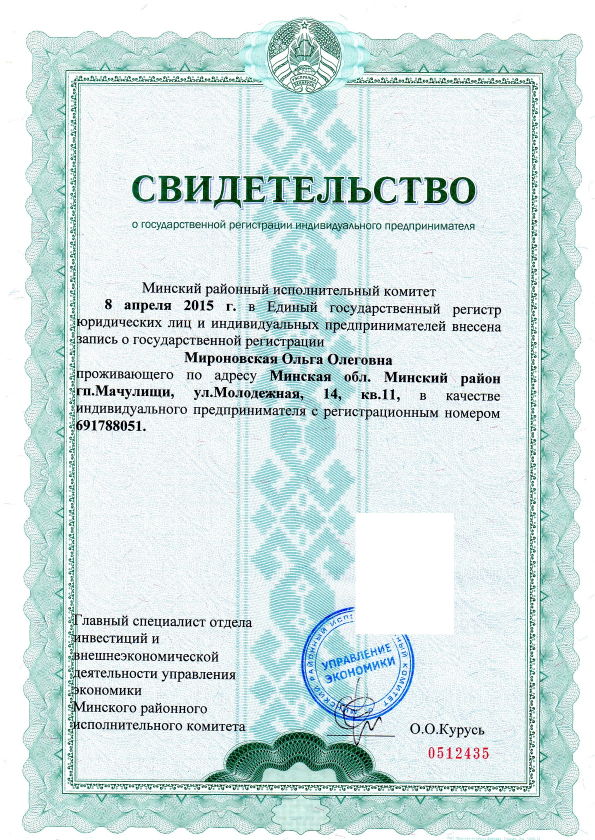
#> input picture py/pic/img007.jpg, 1190 x 1680 px (shown at 1/2 size)
$ python main.py
#> lines starting #> are read from the running program, lines starting #| are printed output that depends on the picture; after the words box and inside, x2 and y2 are one past the last pixel; in counts of white or black regions, pixels touching at a corner belong together
### py/ocr.py
# ocr.py
import cv2
import pytesseract
import os
import re
from db import ScanDatabase


class OCRProcessor:
    def __init__(self, db_path='./db/scans.db'):
        self.db = ScanDatabase(db_path)

    def crop_region(self, image, x, y, w, h):
        """Crop a specific region from the image"""
        return image[y:y + h, x:x + w]

    def preprocess_image(self, image):
        """Preprocess image to improve OCR accuracy"""
        # Convert to grayscale
        gray = cv2.cvtColor(image, cv2.COLOR_BGR2GRAY)

        # Apply threshold to get binary image
        _, thresh = cv2.threshold(gray, 150, 255, cv2.THRESH_BINARY)

        return thresh

    def extract_text_from_region(self, image, region_coords):
        """Extract text from a specific region with preprocessing"""
        x, y, w, h = region_coords
        cropped_region = self.crop_region(image, x, y, w, h)

        # Preprocess the cropped region
        processed_region = self.preprocess_image(cropped_region)

        # Perform OCR with custom configuration
        custom_config = r'--oem 3 --psm 6 -l rus'
        ocr_text = pytesseract.image_to_string(processed_region, config=custom_config)

        return ocr_text.strip()

    # [9 lines left out: function clean_extracted_text, not called in this run]

    def process_document_fields(self, image_path, field_regions):
        """
        Process specific fields from a document image

        Args:
            image_path: Path to the image file
            field_regions: Dictionary defining regions for each field
                         {'fname': (x,y,w,h), 'date': (x,y,w,h), 'departam': (x,y,w,h)}

        Returns:
            Dictionary with cleaned extracted text for each field
        """
        try:
            # Load the image
            image = cv2.imread(image_path)
            if image is None:
                print(f"Error: Could not load image from {image_path}")
                return None

            results = {}

            # Process each field region
            for field_name, region_coords in field_regions.items():
                extracted_text = self.extract_text_from_region(image, region_coords)
                cleaned_text = self.clean_extracted_text(extracted_text)
                results[field_name] = cleaned_text

                print(f"Extracted {field_name}: '{cleaned_text}'")

            return results

        except Exception as e:
            print(f"Error processing image: {e}")
            return None

    def process_and_save_document(self, image_path, field_regions):
        """
        Complete workflow: extract fname, date, departam and save to database
        """
        # Extract fields from the image
        extracted_data = self.process_document_fields(image_path, field_regions)

        if extracted_data and all(key in extracted_data for key in ['fname', 'date', 'departam', 'unp']):
            # Get the extracted values
            fname = extracted_data['fname']
            date = extracted_data['date']
            departam = extracted_data['departam']
            unp = extracted_data['unp']


            # Save to database
            scan_id = self.db.insert_scan(fname, date, departam, unp)
            print(f"Document scan saved to database with ID: {scan_id}")

            return scan_id, extracted_data
        else:
            print("Failed to extract required fields from image")
            return None, extracted_data

    def visualize_field_regions(self, image_path, field_regions, output_path="./pic/document_with_fields.png"):
        """Visualize where field regions are located on the document"""
#> called with image_path = './pic/img007.jpg', output_path = './pic/document_with_fields.png'
        image = cv2.imread(image_path)
#> image is the input picture: shape (1680, 1190, 3); mean B, G, R 225.3, 225.9, 208.8

        # Define colors for different fields
        colors = {
            'fname': (0, 255, 0),  # Green
            'date': (255, 0, 0),  # Blue
            'departam': (0, 0, 255),  # Red
            'unp': (0,0,0) #black
        }

        for field_name, (x, y, w, h) in field_regions.items():
            color = colors.get(field_name, (255, 255, 0))  # Yellow for unknown fields
            # Draw rectangle around each field region
            cv2.rectangle(image, (x, y), (x + w, y + h), color, 2)
            cv2.putText(image, field_name, (x, y - 10),
                        cv2.FONT_HERSHEY_SIMPLEX, 0.6, color, 2)
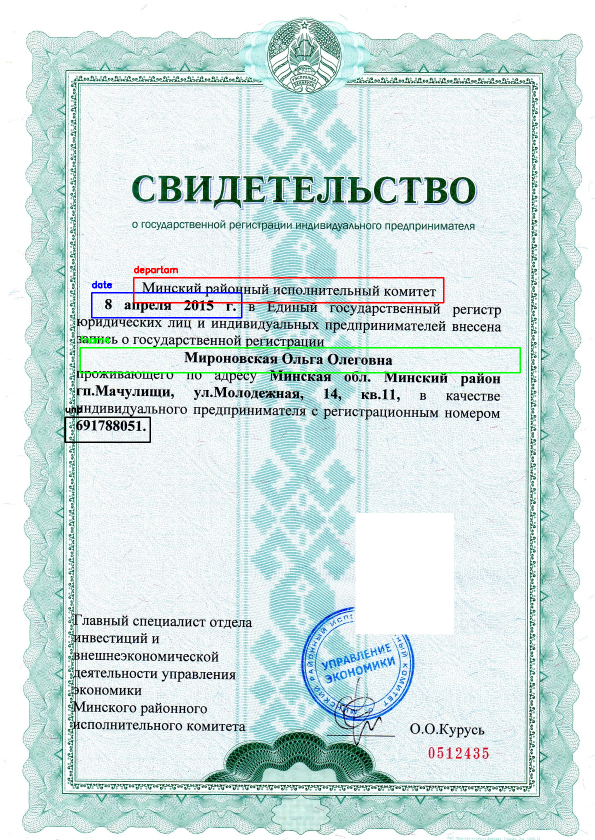
#> image: shape (1680, 1190, 3) (shown at 1/2 size); 0.73% of pixels changed, all inside (x1, y1, x2, y2) = (129, 531, 1042, 886)

        # Save the image with field regions
        cv2.imwrite(output_path, image)
        print(f"Field regions visualization saved to: {output_path}")

### py/db.py
# db.py
import sqlite3
import os
from datetime import datetime


class ScanDatabase:
    def __init__(self, db_path='./db/scans.db'):
        self.db_path = db_path
        self.init_database()

    def init_database(self):
        """Initialize the database and create table if it doesn't exist"""
        # Create directory if it doesn't exist
        os.makedirs(os.path.dirname(self.db_path), exist_ok=True)

        conn = sqlite3.connect(self.db_path)
        cursor = conn.cursor()

        cursor.execute('''
            CREATE TABLE IF NOT EXISTS scans (
                id INTEGER PRIMARY KEY AUTOINCREMENT,
                fname TEXT NOT NULL,
                date TEXT NOT NULL,
                departam TEXT NOT NULL,
                curr_date TEXT NOT NULL,

                unp TEXT

            )
        ''')

        conn.commit()
        conn.close()
        print(f"Database initialized at {self.db_path}")

    # [63 lines left out: functions insert_scan, get_all_scans, get_scan_by_id, search_by_departam, delete_scan, not called in this run]

### py/main.py
# main.py
from ocr import OCRProcessor
import os


def main():
    # Initialize OCR processor
    ocr_processor = OCRProcessor()

    # Define regions for each field you want to scan
    # You'll need to adjust these coordinates based on your document layout
    field_regions = {
        'fname': (160, 695, 880, 50),  # (x, y, width, height) for file name field
        'date': (183, 585, 300, 50),  # for date field
        'departam': (267, 555, 620, 50),  # for departamment field
        'unp': (130,834, 170, 50)
    }

    # Process a document
    image_path = "./pic/img007.jpg"

    # First, visualize the regions to make sure they're correct
    print("Visualizing field regions...")
    ocr_processor.visualize_field_regions(image_path, field_regions)

    # Process the document and save to database
    print("\nExtracting fields from document...")
    scan_id, extracted_data = ocr_processor.process_and_save_document(
        image_path, field_regions
    )
#> the loop in process_document_fields, `for field_name, region_coords in field_regions.items():` made 1 pass
#> pass 1, in extract_text_from_region, `cropped_region = self.crop_region(image, x, y, w, h)`:
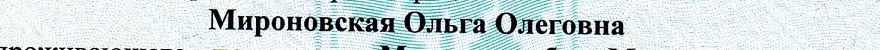
#> cropped_region: shape (50, 880, 3); mean B, G, R 222.7, 220.7, 208.5
#> pass 1, in preprocess_image, `gray = cv2.cvtColor(image, cv2.COLOR_BGR2GRAY)`:
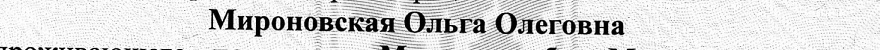
#> gray: shape (50, 880); min 0, max 255, mean 217.3
#> pass 1, in preprocess_image, `_, thresh = cv2.threshold(gray, 150, 255, cv2.THRESH_BINARY)`:
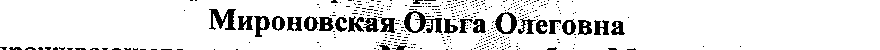
#> thresh: shape (50, 880); 89.8% white; 410 black regions (382 under 20 px), largest, box (x1, y1, x2, y2) and area: (404, 11, 442, 33) 363, (209, 9, 236, 30) 302, (495, 12, 517, 34) 225
#> after the loop in process_document_fields, `for field_name, region_coords in field_regions.items():`: results = 0 items

    if scan_id:
        print(f"\nSuccess! Scan saved with ID: {scan_id}")
        print("Extracted data:")
        for field, value in extracted_data.items():
            print(f"  {field}: {value}")

        # Display all records in database
        print("\nAll scans in database:")
        all_scans = ocr_processor.db.get_all_scans()
        for scan in all_scans:
            print(f"ID: {scan[0]}")
            print(f"File Name: {scan[1]}")
            print(f"Date: {scan[2]}")
            print(f"Departament: {scan[3]}")
            print(f"Scan Date: {scan[4]}")
            print(f"UNP: {scan[5]}")
            print("-" * 50)


if __name__ == "__main__":
    main()
#> (the call stopped at in extract_text_from_region, `ocr_text = pytesseract.image_to_string(processed_region, config=custom..`: pytesseract is not available in this run)
